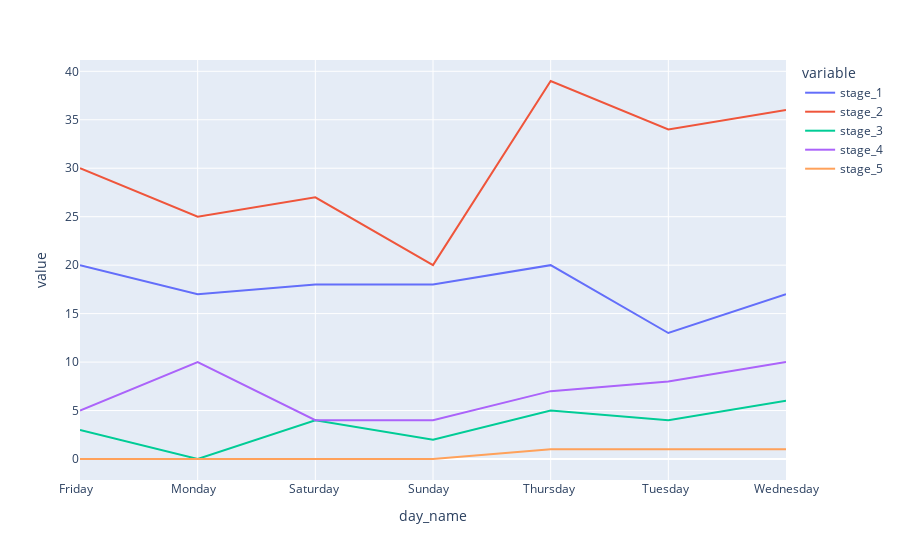

Write notebook code for a chart like this one.
### Code cell
dayly = %sql SELECT day_name as "day_name" ,count(case when stage = 1 then 1 else null end) as "stage_1",count(case when stage = 2 then 1 else null end) as "stage_2",count(case when stage = 3 then 1 else null end) as "stage_3",count(case when stage = 4 then 1 else null end) as "stage_4",count(case when stage = 5 then 1 else null end) as "stage_5" FROM load_shedding_clean GROUP BY day_name ORDER by day_name
dayly
fig2 = px.line(dayly,x="day_name",y=["stage_1","stage_2","stage_3","stage_4","stage_5"])
fig2.show()

### Figure 1 — Plotly figure (JSON) as saved in the notebook; plotly's stock layout.template omitted (floating-point values rounded to 4 significant figures)
{"data": [{"hovertemplate": "variable=stage_1<br>day_name=%{x}<br>value=%{y}<extra></extra>", "legendgroup": "stage_1", "line": {"color": "#636efa", "dash": "solid"}, "marker": {"symbol": "circle"}, "mode": "lines", "name": "stage_1", "orientation": "v", "showlegend": true, "type": "scatter", "x": ["Friday   ", "Monday   ", "Saturday ", "Sunday   ", "Thursday ", "Tuesday  ", "Wednesday"], "xaxis": "x", "y": [20, 17, 18, 18, 20, 13, 17], "yaxis": "y"}, {"hovertemplate": "variable=stage_2<br>day_name=%{x}<br>value=%{y}<extra></extra>", "legendgroup": "stage_2", "line": {"color": "#EF553B", "dash": "solid"}, "marker": {"symbol": "circle"}, "mode": "lines", "name": "stage_2", "orientation": "v", "showlegend": true, "type": "scatter", "x": ["Friday   ", "Monday   ", "Saturday ", "Sunday   ", "Thursday ", "Tuesday  ", "Wednesday"], "xaxis": "x", "y": [30, 25, 27, 20, 39, 34, 36], "yaxis": "y"}, {"hovertemplate": "variable=stage_3<br>day_name=%{x}<br>value=%{y}<extra></extra>", "legendgroup": "stage_3", "line": {"color": "#00cc96", "dash": "solid"}, "marker": {"symbol": "circle"}, "mode": "lines", "name": "stage_3", "orientation": "v", "showlegend": true, "type": "scatter", "x": ["Friday   ", "Monday   ", "Saturday ", "Sunday   ", "Thursday ", "Tuesday  ", "Wednesday"], "xaxis": "x", "y": [3, 0, 4, 2, 5, 4, 6], "yaxis": "y"}, {"hovertemplate": "variable=stage_4<br>day_name=%{x}<br>value=%{y}<extra></extra>", "legendgroup": "stage_4", "line": {"color": "#ab63fa", "dash": "solid"}, "marker": {"symbol": "circle"}, "mode": "lines", "name": "stage_4", "orientation": "v", "showlegend": true, "type": "scatter", "x": ["Friday   ", "Monday   ", "Saturday ", "Sunday   ", "Thursday ", "Tuesday  ", "Wednesday"], "xaxis": "x", "y": [5, 10, 4, 4, 7, 8, 10], "yaxis": "y"}, {"hovertemplate": "variable=stage_5<br>day_name=%{x}<br>value=%{y}<extra></extra>", "legendgroup": "stage_5", "line": {"color": "#FFA15A", "dash": "solid"}, "marker": {"symbol": "circle"}, "mode": "lines", "name": "stage_5", "orientation": "v", "showlegend": true, "type": "scatter", "x": ["Friday   ", "Monday   ", "Saturday ", "Sunday   ", "Thursday ", "Tuesday  ", "Wednesday"], "xaxis": "x", "y": [0, 0, 0, 0, 1, 1, 1], "yaxis": "y"}], "layout": {"legend": {"title": {"text": "variable"}, "tracegroupgap": 0}, "margin": {"t": 60}, "xaxis": {"anchor": "y", "domain": [0, 1], "title": {"text": "day_name"}}, "yaxis": {"anchor": "x", "domain": [0, 1], "title": {"text": "value"}}}}
